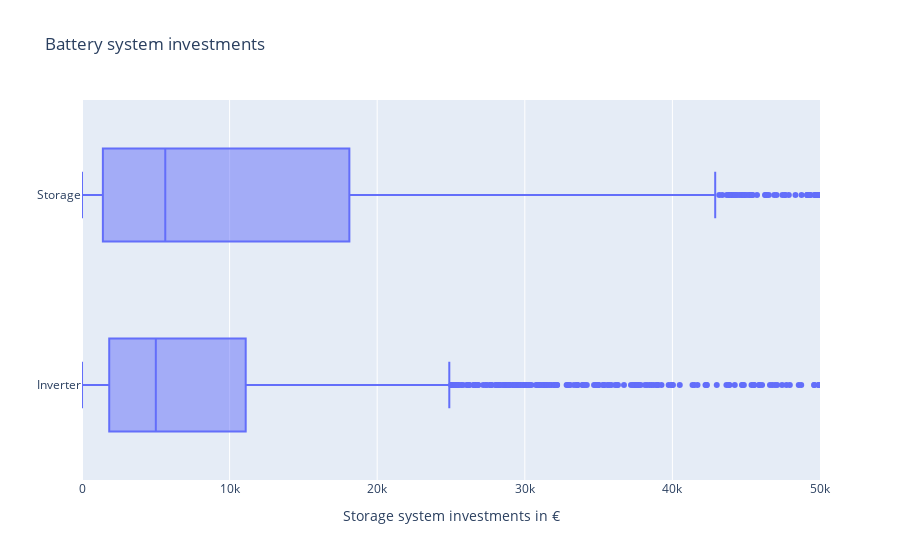

Notebook code for this chart:
### Markdown cell above
## System investments

### Code cell
storage_invest = profiles_using_storage["storage_invest_eur"].copy()
storage_invest.name = "Absolute storage investment"
print(storage_invest.describe().drop("count").to_markdown())

print("")
inverter_invest = profiles_using_storage["inverter_invest_eur"].copy()
inverter_invest.name = "Absolute inverter investment"
print(inverter_invest.describe().drop("count").to_markdown())


fig_df = profiles_using_storage.copy()
fig_df = fig_df.rename(columns={
    "storage_invest_eur": "Storage",
    "inverter_invest_eur": "Inverter"})
fig = px.box(
    data_frame=fig_df,
    x=["Inverter", "Storage"],
    title="Battery system investments")
fig.update_layout(xaxis_title="Storage system investments in €", yaxis_title="")
fig.update_xaxes(range=[0, 50000])
fig.show()

### Figure 1 — Plotly figure (JSON) as saved in the notebook; plotly's stock layout.template omitted (floating-point values rounded to 4 significant figures; data arrays with more than 128 entries replaced by an {"elided": "..."} marker saying what was removed)
{"data": [{"alignmentgroup": "True", "hovertemplate": "value=%{x}<br>variable=%{y}<extra></extra>", "legendgroup": "", "marker": {"color": "#636efa"}, "name": "", "notched": false, "offsetgroup": "", "orientation": "h", "showlegend": false, "type": "box", "x": {"elided": "5706 float values"}, "x0": " ", "xaxis": "x", "y": {"elided": "5706 str values"}, "y0": " ", "yaxis": "y"}], "layout": {"boxmode": "group", "legend": {"tracegroupgap": 0}, "title": {"text": "Battery system investments"}, "xaxis": {"anchor": "y", "domain": [0, 1], "range": [0, 50000], "title": {"text": "Storage system investments in €"}}, "yaxis": {"anchor": "x", "domain": [0, 1], "title": {"text": ""}}}}
